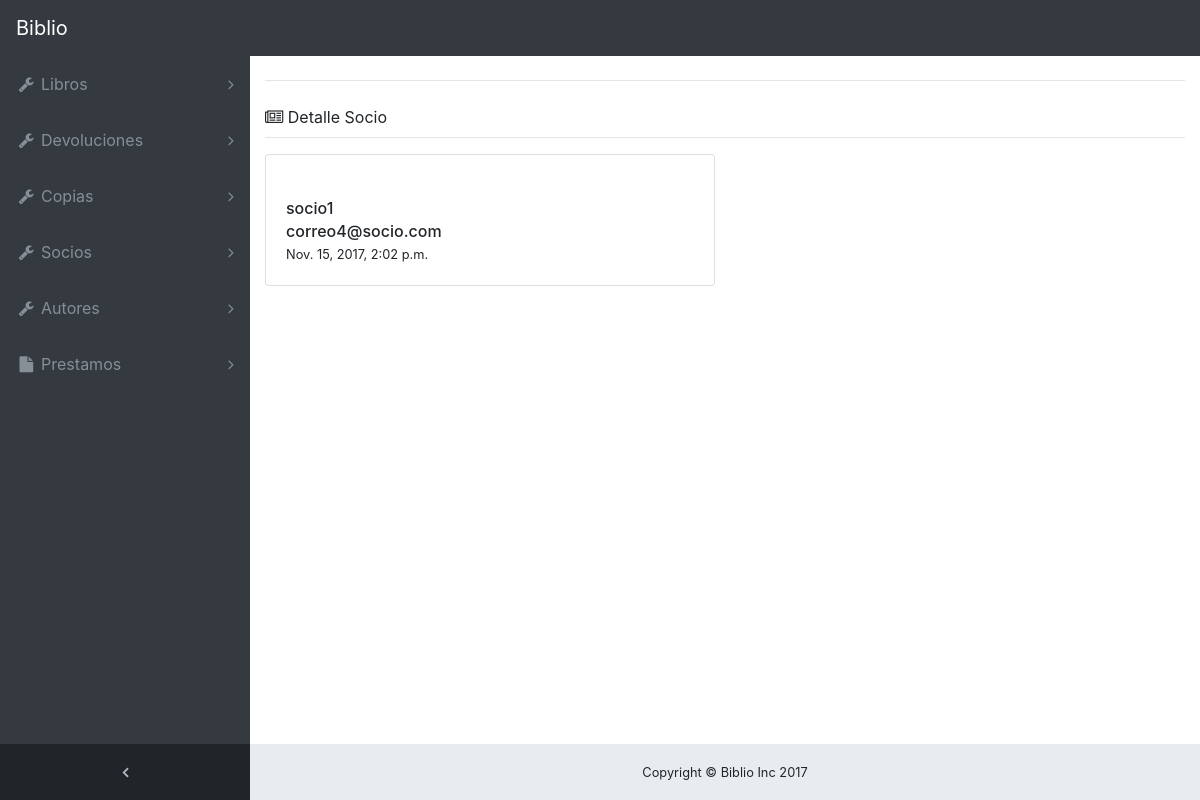
/biblio/socio/1/, run on an earlier commit of the app's database.
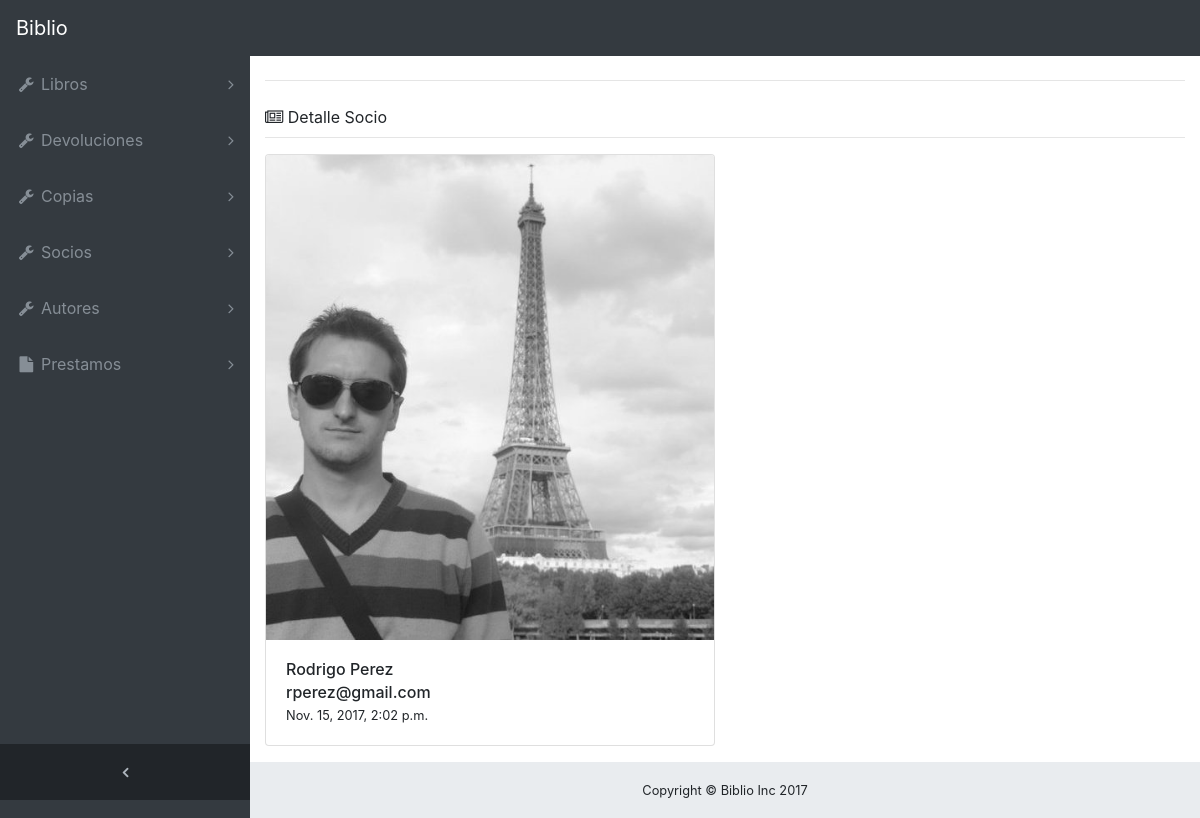
And on a later commit of the database.
### biblio/models.py (models this page shows, shortened)
class Socio(models.Model):
    CI = models.CharField(max_length=200)
    nombre = models.CharField(max_length=200)
    correo = models.EmailField()
    fecha_nacimiento = models.DateTimeField()
    estado = models.BooleanField(default=False)

### biblio/views.py (the view)
# urls.py: url(r'^socio/(?P<socio_id>[0-9]+)/$', views.detalle_socio, name='detalle_socio'),
def detalle_socio(request, socio_id):
    socio = get_object_or_404(Socio, pk=socio_id)
    return render(request, 'biblio/detalle_socio.html', {'socio': socio})

### biblio/templates/biblio/detalle_socio.html
{% extends "biblio/base_generic.html" %}
{% load staticfiles%}
{% load bootstrap4 %}
{% load django_bootstrap_select_tags %}
{% block content %}
 <hr class="mt-2">
          <div class="mb-0 mt-4">
            <i class="fa fa-newspaper-o"></i> Detalle Socio</div>
          <hr class="mt-2">
          <div class="card-columns">
            <div class="card mb-3">
              <a href="#">
                <img class="card-img-top img-fluid w-100" src="{% static 'sb-admin/images/' %}{{ socio.CI}}.jpg" alt="">
              </a>
              <div class="card-body">
                <h6 class="card-title mb-1">{{ socio.nombre }}</h6>
                <h6 class="card-title mb-1">{{ socio.correo }}</h6>
                <p class="card-text small">{{ socio.fecha_nacimiento }}</p>
              </div>
            </div>
          </div>
{% endblock %}

What changed in the data, as far as the page shows it:
changed Socio: CI: picture added; nombre "socio1" → "Rodrigo Perez"; correo "correo4@socio.com" → "rperez@gmail.com"
